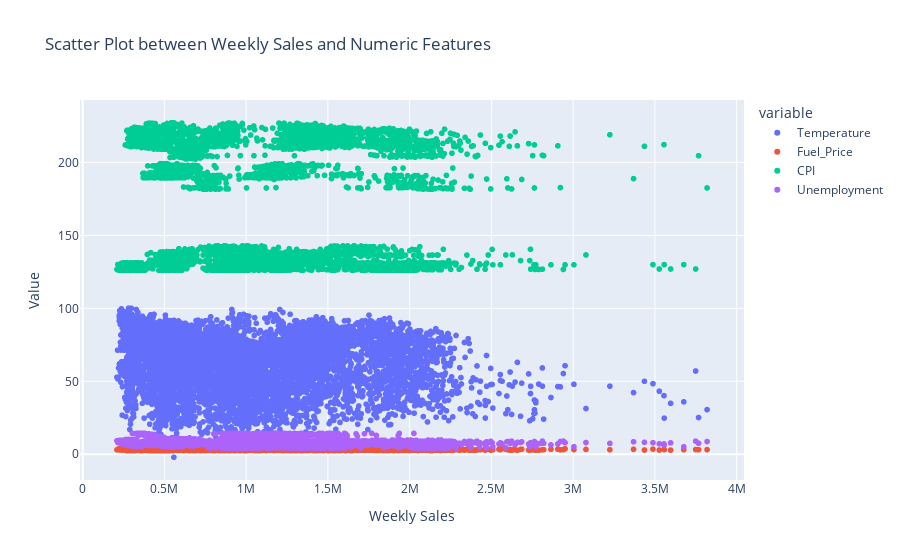

Notebook cell for this chart:
### Code cell
#display the relation between weeklysales and all numirce_futures
numeric_features = ['Temperature', 'Fuel_Price', 'CPI', 'Unemployment']
fig = px.scatter(data, x='Weekly_Sales', y=numeric_features, title='Scatter Plot between Weekly Sales and Numeric Features')
fig.update_layout(xaxis_title='Weekly Sales', yaxis_title='Value',height=1000)
fig.show()

### Figure 1 — Plotly figure (JSON) as saved in the notebook; plotly's stock layout.template omitted (floating-point values rounded to 4 significant figures; data arrays with more than 128 entries replaced by an {"elided": "..."} marker saying what was removed)
{"data": [{"hovertemplate": "variable=Temperature<br>Weekly_Sales=%{x}<br>value=%{y}<extra></extra>", "legendgroup": "Temperature", "marker": {"color": "#636efa", "symbol": "circle"}, "mode": "markers", "name": "Temperature", "showlegend": true, "type": "scattergl", "x": {"elided": "6435 float values"}, "xaxis": "x", "y": {"elided": "6435 float values"}, "yaxis": "y"}, {"hovertemplate": "variable=Fuel_Price<br>Weekly_Sales=%{x}<br>value=%{y}<extra></extra>", "legendgroup": "Fuel_Price", "marker": {"color": "#EF553B", "symbol": "circle"}, "mode": "markers", "name": "Fuel_Price", "showlegend": true, "type": "scattergl", "x": {"elided": "6435 float values"}, "xaxis": "x", "y": {"elided": "6435 float values"}, "yaxis": "y"}, {"hovertemplate": "variable=CPI<br>Weekly_Sales=%{x}<br>value=%{y}<extra></extra>", "legendgroup": "CPI", "marker": {"color": "#00cc96", "symbol": "circle"}, "mode": "markers", "name": "CPI", "showlegend": true, "type": "scattergl", "x": {"elided": "6435 float values"}, "xaxis": "x", "y": {"elided": "6435 float values"}, "yaxis": "y"}, {"hovertemplate": "variable=Unemployment<br>Weekly_Sales=%{x}<br>value=%{y}<extra></extra>", "legendgroup": "Unemployment", "marker": {"color": "#ab63fa", "symbol": "circle"}, "mode": "markers", "name": "Unemployment", "showlegend": true, "type": "scattergl", "x": {"elided": "6435 float values"}, "xaxis": "x", "y": {"elided": "6435 float values"}, "yaxis": "y"}], "layout": {"autosize": true, "legend": {"title": {"text": "variable"}, "tracegroupgap": 0}, "title": {"text": "Scatter Plot between Weekly Sales and Numeric Features"}, "xaxis": {"anchor": "y", "autorange": true, "domain": [0, 1], "range": [-10090.0, 4039000.0], "title": {"text": "Weekly Sales"}, "type": "linear"}, "yaxis": {"anchor": "x", "autorange": true, "domain": [0, 1], "range": [-16.11, 241.3], "title": {"text": "Value"}, "type": "linear"}}}
